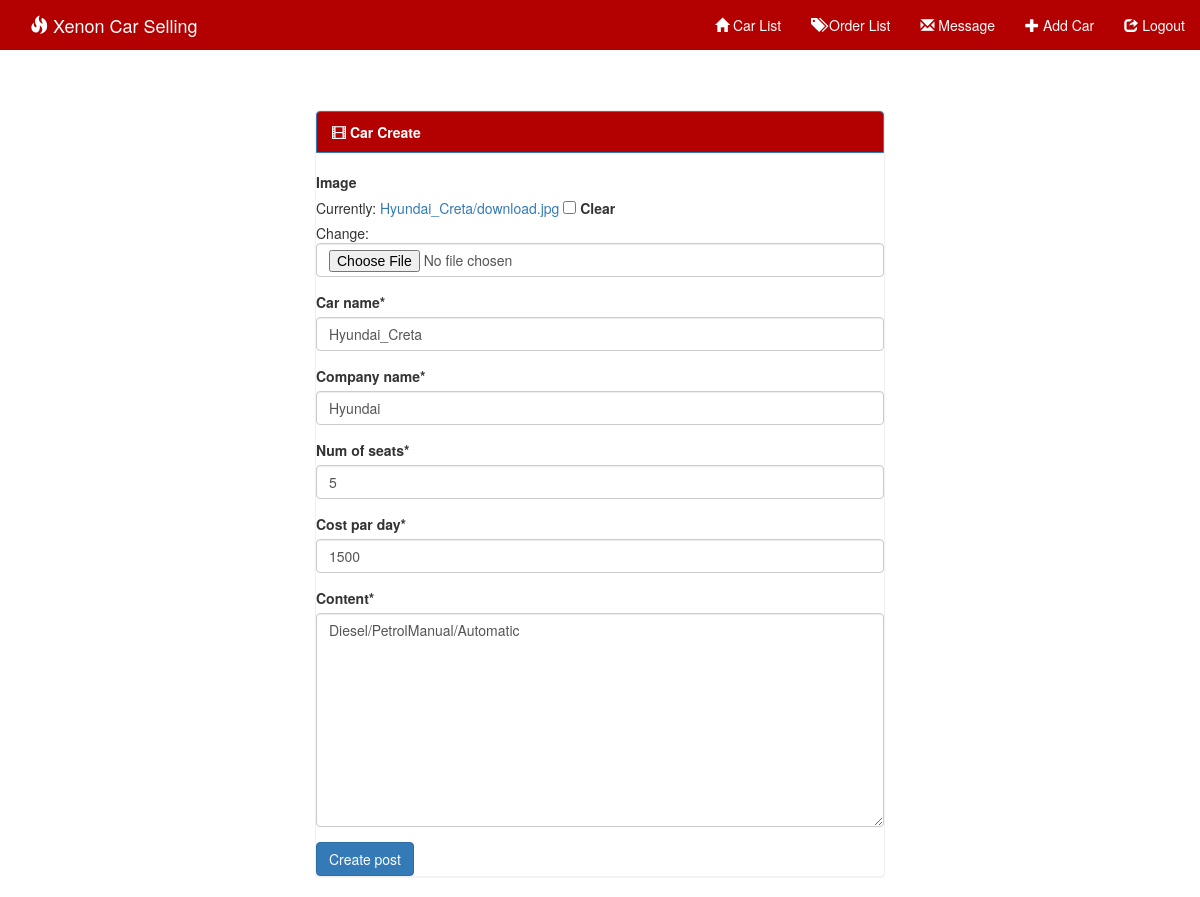
The page /car/2/edit/ on the database its author committed.
### system/models.py (models this page shows, shortened)
class Car(models.Model):
    image = models.ImageField(upload_to=uploaded_location,null=True, blank=True, width_field="width_field", height_field="height_field")
    height_field = models.IntegerField(default=0)
    width_field = models.IntegerField(default=0)
    car_name = models.CharField(max_length=100)
    company_name = models.CharField(max_length=100)
    num_of_seats = models.IntegerField()
    cost_par_day = models.CharField(max_length=50)
    content = models.TextField()
    like = models.IntegerField(default=0)

### system/views.py (the view)
# urls.py: url(r'^(?P<id>\d+)/edit/$', views.car_update, name = "car_edit"),
def car_update(request, id=None):
    detail = get_object_or_404(Car, id=id)
    form = CarForm(request.POST or None, instance=detail)
    if form.is_valid():
        instance = form.save(commit=False)
        instance.save()
        return HttpResponseRedirect(instance.get_absolute_url())
    context = {
        "form": form,
        "title": "Update Car"
    }
    return render(request, 'car_create.html', context)

### system/forms.py
class CarForm(forms.ModelForm):
    class Meta:
        model = Car
        fields = [
            "image",
            "car_name",
            "company_name",
            "num_of_seats",
            "cost_par_day",
            "content",
        ]

### templates/car_create.html (shortened to what this page needs)
{% extends 'base.html' %}
{% load crispy_forms_tags %}
{% block nav %}
    <div class="collapse navbar-collapse" id="myNavbar">
      <ul class="nav navbar-nav navbar-right">
        <li><a href="{% url 'adminIndex' %}"><span class="glyphicon glyphicon-home"></span> Car List</a></li>
        <li><a href="{% url 'order_list' %}"><span class="glyphicon glyphicon-tags"></span> Order List</a></li>
        <li><a href="{% url 'message' %}"><span class="glyphicon glyphicon-envelope"></span> Message</a></li>
         <li><a href="{% url 'car_create' %}"><span class="glyphicon glyphicon-plus"></span> Add Car</a></li>
        <li><a href="{% url 'logout' %}"><span class="glyphicon glyphicon-share"></span> Logout</a></li>
      </ul>
    </div>
{% endblock %}
{% block body %}
<div class ='col-sm-6 col-sm-offset-3'>
    <div class="panel panel-primary">
<div class="list-group-item active">
    <strong><span class="glyphicon glyphicon-film"></span> Car Create</strong>
  </div><br>
<form method="POST" action="" enctype="multipart/form-data">{% csrf_token %}
      {{form|crispy}}
    <input type="submit" class='btn btn-primary' value="Create post">
</form>
        </div>
</div>
{% endblock %}

### static/css/style.css (style rules this page uses)
body { background:url('../images/'); }
.navbar li a, .navbar .navbar-brand { color: #fff !important; }
.panel { margin-top:25px; }
.panel-primary { border-color: #f1f1f1 !important; }
.list-group-item.active, .list-group-item.active:focus, .list-group-item.active:hover { background-color: #b30000 !important; }

### rows shown on the page
Car: car_name "Hyundai_Creta", company_name "Hyundai", num_of_seats "5", cost_par_day "1500", content "Diesel/PetrolManual/Automatic"
